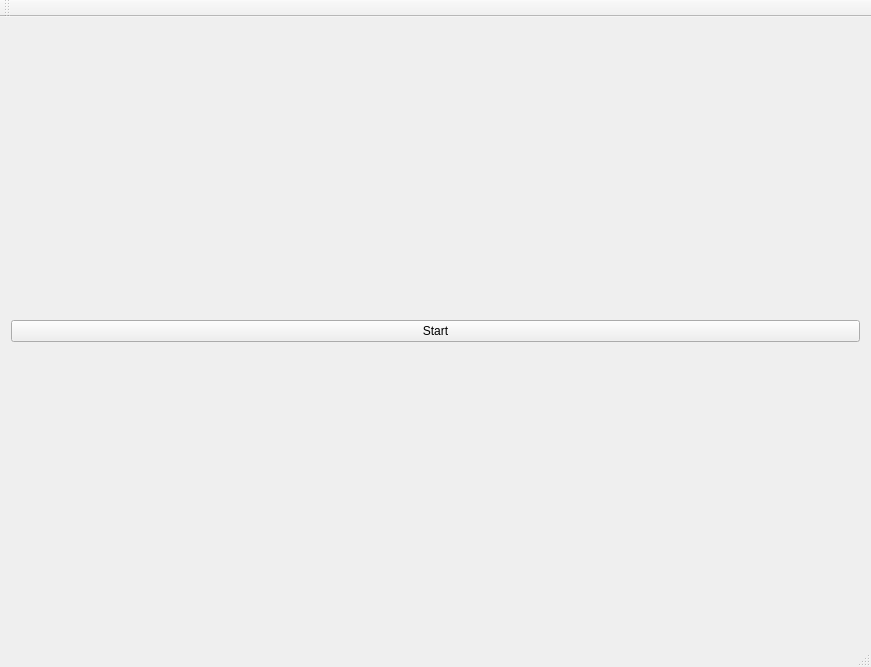
<?xml version="1.0" encoding="UTF-8"?>
<ui version="4.0">
 <class>MainWindowClass</class>
 <widget class="QMainWindow" name="MainWindowClass">
  <property name="geometry">
   <rect>
    <x>0</x>
    <y>0</y>
    <width>871</width>
    <height>667</height>
   </rect>
  </property>
  <property name="baseSize">
   <size>
    <width>19200</width>
    <height>1030</height>
   </size>
  </property>
  <property name="windowTitle">
   <string>MainWindow</string>
  </property>
  <widget class="QWidget" name="centralWidget">
   <layout class="QVBoxLayout" name="verticalLayout_3">
    <item>
     <layout class="QVBoxLayout" name="verticalLayout_2">
      <item>
       <layout class="QHBoxLayout" name="openGLHorizontalLayout"/>
      </item>
      <item>
       <layout class="QVBoxLayout" name="verticalLayout">
        <item>
         <layout class="QHBoxLayout" name="horizontalLayout">
          <item>
           <widget class="QPushButton" name="startPushBtn">
            <property name="text">
             <string>Start</string>
            </property>
           </widget>
          </item>
         </layout>
        </item>
        <item>
         <layout class="QHBoxLayout" name="horizontalLayout_2"/>
        </item>
       </layout>
      </item>
     </layout>
    </item>
   </layout>
  </widget>
  <widget class="QMenuBar" name="menuBar">
   <property name="geometry">
    <rect>
     <x>0</x>
     <y>0</y>
     <width>871</width>
     <height>26</height>
    </rect>
   </property>
  </widget>
  <widget class="QToolBar" name="mainToolBar">
   <attribute name="toolBarArea">
    <enum>TopToolBarArea</enum>
   </attribute>
   <attribute name="toolBarBreak">
    <bool>false</bool>
   </attribute>
  </widget>
  <widget class="QStatusBar" name="statusBar"/>
 </widget>
 <layoutdefault spacing="6" margin="11"/>
 <resources/>
 <connections/>
</ui>
